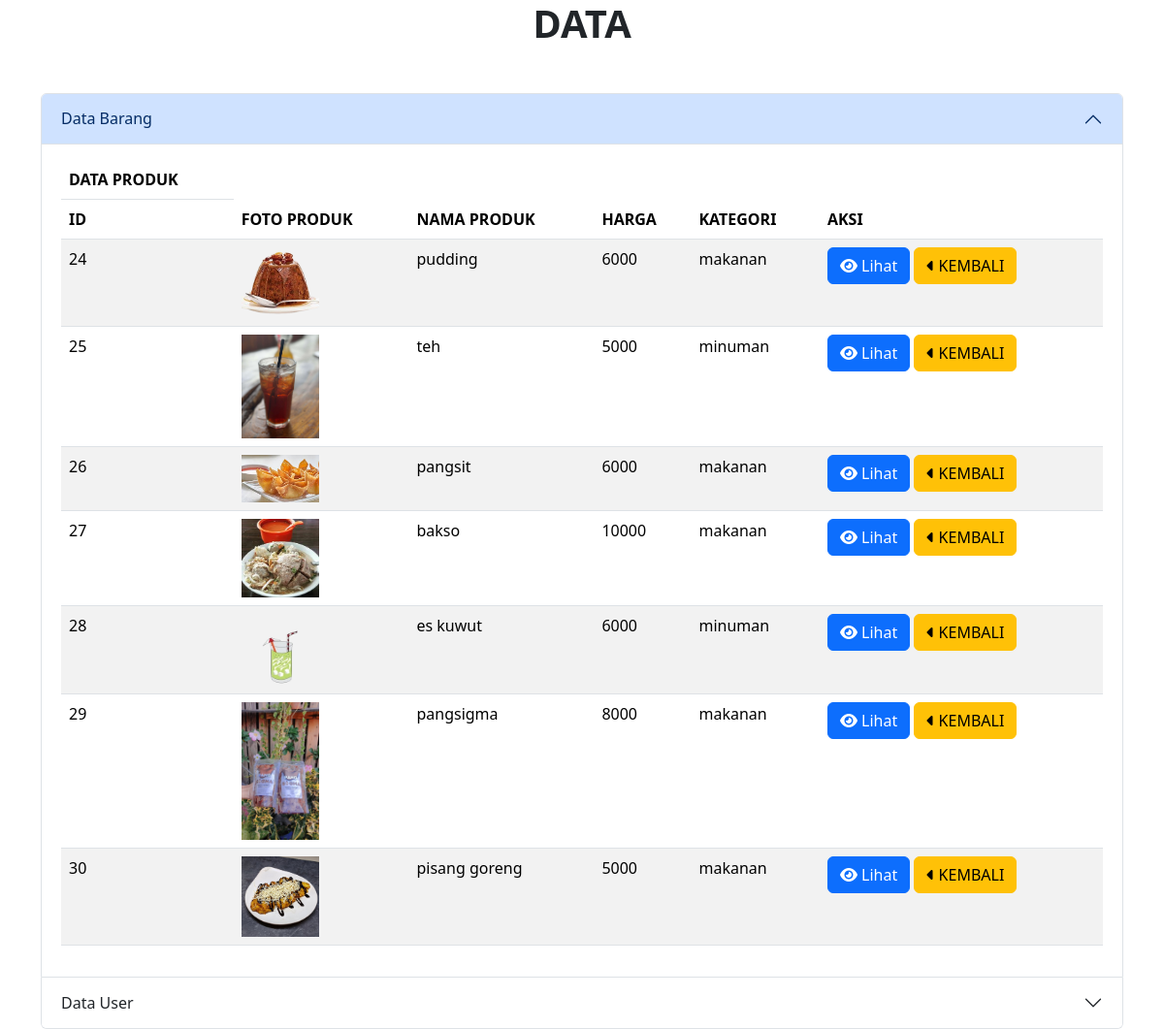
/data_toko/data.php (signed in), run on the app's committed database.
### tables this page shows
CREATE TABLE `produk` (
  `id_produk` int(11) NOT NULL,
  `nama` varchar(255) NOT NULL,
  `harga` int(255) NOT NULL,
  `kategori` varchar(255) NOT NULL,
  `deskripsi` text NOT NULL,
  `gambar` varchar(200) NOT NULL
);

### data_toko/data_barang.php (the view, shortened to what this page needs)
<!DOCTYPE html>
<html lang="en">
<head>
</head>
<link href="https://cdn.jsdelivr.net/npm/bootstrap@5.3.3/dist/css/bootstrap.min.css" rel="stylesheet">
<body>
<table class="table table-striped">
  <thead>
    <tr>
        <th>DATA PRODUK</th>
    </tr>
    <tr>
      <th scope="col">ID</th>
      <th scope="col">FOTO PRODUK</th>
      <th scope="col">NAMA PRODUK</th>
      <th scope="col">HARGA</th>
      <th scope="col">KATEGORI</th>
      <th scope="col">AKSI</th>
    </tr>
  </thead>
  <tbody>
  <?php
    require '../connection/koneksi.php';
    $query = mysqli_query($conn, "SELECT * FROM produk");
    while($row = mysqli_fetch_array($query)){
        ?>
       <tr>
       <td>
            <?= $row['id_produk']?></td>
        <td>
        <img src="../halaman/img/<?= htmlspecialchars($row['gambar']); ?>" alt="<?= htmlspecialchars($row['nama']); ?>" style="width: 80px;">
        </td>
        <td>
            <?= $row['nama']?></td>
        <td>
            <?= $row['harga']?></td>
        <td>
            <?= $row['kategori']?></td>
        <td>
        <a href="../detail_produk.php?id_produk=<?= $row['id_produk']; ?>" class="btn btn-primary btn-custom"><i class="fa-solid fa-eye"></i> Lihat</a>
        <a href="../halaman.php" class="btn btn-warning btn-custom"><i class="fa-solid fa-caret-left"></i> KEMBALI</a>
        </td>
       </tr>
        <?php
    }
    ?>
  </tbody>
</table>
</body>
</html>

### data on the page
produk: id_produk "24", gambar (picture), nama "pudding", harga "6000", kategori "makanan"
produk: id_produk "25", gambar (picture), nama "teh", harga "5000", kategori "minuman"
produk: id_produk "26", gambar (picture), nama "pangsit", harga "6000", kategori "makanan"
produk: id_produk "27", gambar (picture), nama "bakso", harga "10000", kategori "makanan"
produk: id_produk "28", gambar (picture), nama "es kuwut", harga "6000", kategori "minuman"
produk: id_produk "29", gambar (picture), nama "pangsigma", harga "8000", kategori "makanan"
produk: id_produk "30", gambar (picture), nama "pisang goreng", harga "5000", kategori "makanan"
